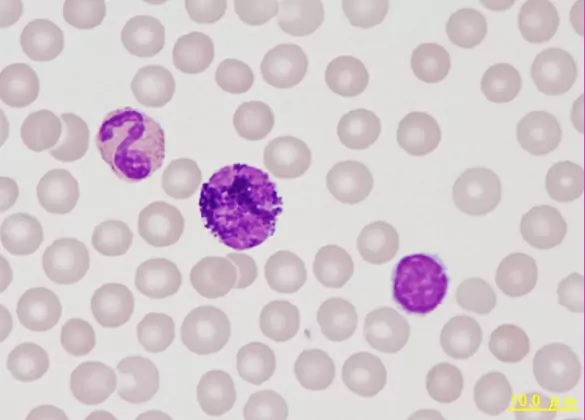
#> input picture Buoi5/lab05/WBC1.jpg, 585 x 420 px, found by its file name
$ jupyter execute 23001892_NongGiaKhanh_Lab05_backup.ipynb
#> lines starting #> are read from the running program, lines starting #| are printed output that depends on the picture; after the words box and inside, x2 and y2 are one past the last pixel; in counts of white or black regions, pixels touching at a corner belong together
LAB05

[cell 1]
import cv2
import numpy as np
import matplotlib.pyplot as plt

def show_images(images, titles, cmap='gray', figsize=(14, 6)):
    n = len(images)
    plt.figure(figsize=figsize)
    for i in range(n):
        plt.subplot(1, n, i + 1)
        if len(images[i].shape) == 2:
            plt.imshow(images[i], cmap=cmap)
        else:
            plt.imshow(cv2.cvtColor(images[i], cv2.COLOR_BGR2RGB))
        plt.title(titles[i])
        plt.axis('off')
    plt.tight_layout()
    plt.show()

#16 Bài tập cuối bài

##16.1 Bài tập 1. Làm sạch biên tế bào có gai nhỏ

[cell 2]
img = cv2.imread("/content/WBC1.jpg", cv2.IMREAD_GRAYSCALE)
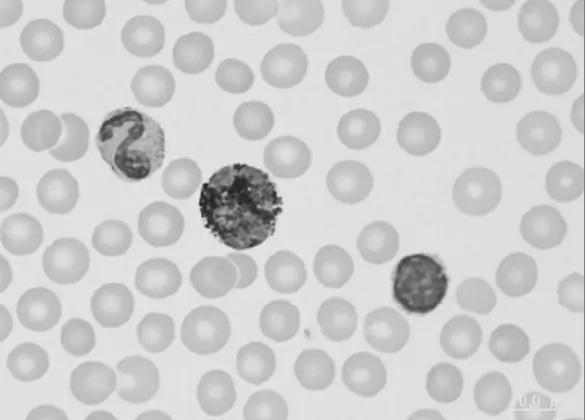
#> img: shape (420, 585); min 31, max 237, mean 206.3
blur = cv2.GaussianBlur(img, (5, 5), 0)
_, binary = cv2.threshold(blur, 0, 255, cv2.THRESH_BINARY_INV + cv2.THRESH_OTSU)
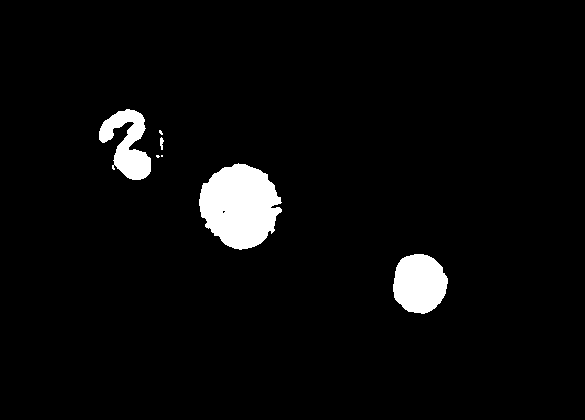
#> binary: shape (420, 585); 4% white; 7 white regions (3 under 20 px), largest, box (x1, y1, x2, y2) and area: (199, 163, 282, 250) 5195, (393, 254, 448, 314) 2561, (99, 109, 151, 180) 1988, (160, 137, 164, 150) 34

show_images([img, blur, binary], ["Ảnh xám", "Sau Gaussian", "Nhị phân (nền đen, tế bào trắng)"], figsize=(18, 6))
#> in show_images, `n = len(images)`: n = 3
#> in show_images, `plt.show()`:
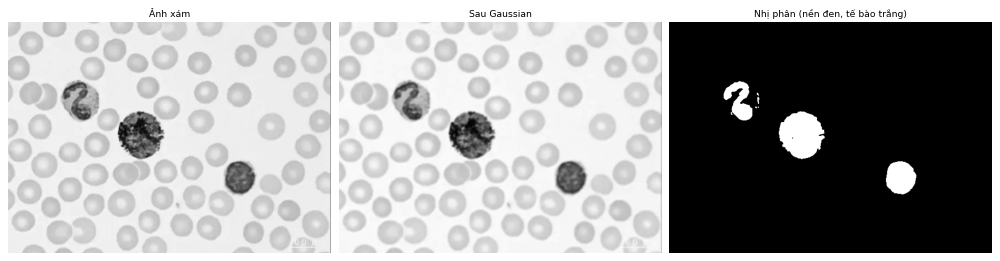
#> figure drawn by matplotlib, 3 panels

[cell 3]
# Áp dụng riêng từng phép erosion, dilation, opening, closing với cùng kernel ellipse 5x5
kernel = cv2.getStructuringElement(cv2.MORPH_ELLIPSE, (5, 5))
#> kernel = [[0, 0, 1, 0, 0], [1, 1, 1, 1, 1], [1, 1, 1, 1, 1], [1, 1, 1, 1, 1], [0, 0, 1, 0, 0]]

erosion = cv2.erode(binary, kernel, iterations=1)
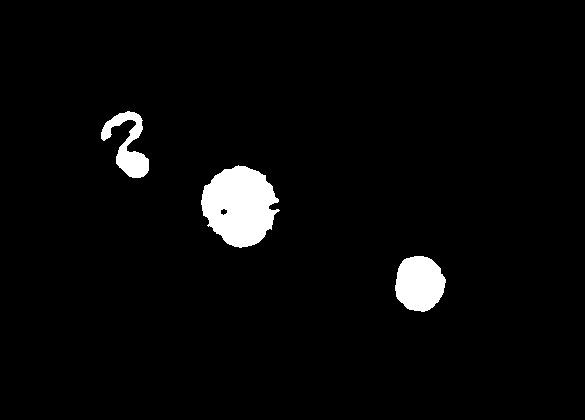
#> erosion: shape (420, 585); 3.3% white; 3 white regions, box (x1, y1, x2, y2) and area: (201, 165, 280, 248) 4584, (395, 256, 446, 312) 2197, (101, 111, 149, 178) 1397
dilation = cv2.dilate(binary, kernel, iterations=1)
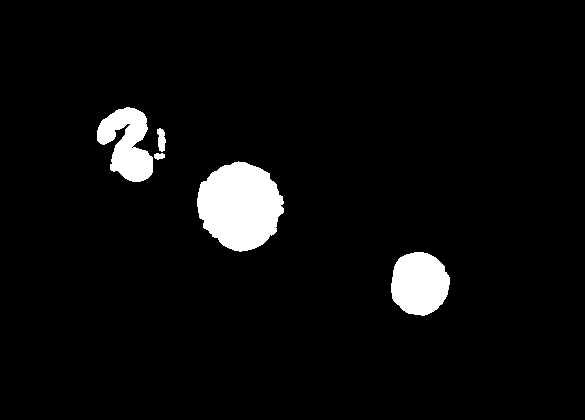
#> dilation: shape (420, 585); 4.7% white; 5 white regions, box (x1, y1, x2, y2) and area: (197, 161, 284, 252) 5802, (391, 252, 450, 316) 2949, (97, 107, 153, 182) 2610, (157, 128, 166, 152) 156, (154, 153, 165, 160) 59
opening = cv2.morphologyEx(binary, cv2.MORPH_OPEN, kernel)
#> opening: shape (420, 585); 4% white; 3 white regions, box (x1, y1, x2, y2) and area: (199, 163, 282, 250) 5177, (393, 254, 448, 314) 2560, (99, 109, 151, 180) 1969
closing = cv2.morphologyEx(binary, cv2.MORPH_CLOSE, kernel)
#> closing: shape (420, 585); 4% white; 5 white regions (1 under 20 px), largest, box (x1, y1, x2, y2) and area: (199, 163, 282, 250) 5233, (393, 254, 448, 314) 2561, (99, 109, 151, 180) 2012, (159, 130, 164, 150) 50

show_images(
    [binary, erosion, dilation, opening, closing],
    ["Nhị phân gốc", "Erosion", "Dilation", "Opening", "Closing"],
    figsize=(24, 5)
)

[cell 4]
# Đo diện tích, số đối tượng và tổng chu vi biên của từng kết quả để so sánh độ mượt và mức giữ hình dạng
def do_dac_trung(anh):
    dien_tich = cv2.countNonZero(anh)
    contours, _ = cv2.findContours(anh, cv2.RETR_EXTERNAL, cv2.CHAIN_APPROX_NONE)
    so_doi_tuong = len(contours)
    chu_vi = sum(cv2.arcLength(c, True) for c in contours)
    return dien_tich, so_doi_tuong, chu_vi

danh_sach = [("Nhị phân gốc", binary), ("Erosion", erosion), ("Dilation", dilation),
             ("Opening", opening), ("Closing", closing)]

area_goc = cv2.countNonZero(binary)
#> area_goc = 9804
print(f"{'Phép':<14}{'Diện tích':>12}{'Thay đổi':>12}{'Số đối tượng':>15}{'Tổng chu vi':>14}")
for ten, anh in danh_sach:
    dt, n, cv_ = do_dac_trung(anh)
    thay_doi = (dt - area_goc) / area_goc * 100
    print(f"{ten:<14}{dt:>12}{thay_doi:>11.1f}%{n:>15}{cv_:>14.0f}")
#> this loop made 5 passes
#> (ten, dien_tich in do_dac_trung, so_doi_tuong in do_dac_trung, chu_vi in do_dac_trung, dt, n, cv_, thay_doi) on passes 1 to 5: ('Nhị phân gốc', 9804, 7, 867.1, 9804, 7, 867.1, 0), ('Erosion', 8178, 3, 751, 8178, 3, 751, -16.59), ('Dilation', 11576, 5, 905.3, 11576, 5, 905.3, 18.07), ('Opening', 9706, 3, 792, 9706, 3, 792, -1), ('Closing', 9870, 5, 839.9, 9870, 5, 839.9, 0.673)
#| Nhị phân gốc          9804        0.0%              7           867
#| Erosion               8178      -16.6%              3           751
#| Dilation             11576       18.1%              5           905
#| Opening               9706       -1.0%              3           792
#| Closing               9870        0.7%              5           840

[cell 5]
# Phóng to một vùng của ảnh để nhìn rõ biên và các gai nhỏ trước và sau xử lý (đổi y1, y2, x1, x2 để chọn vùng khác)
y1, y2, x1, x2 = 0, 150, 0, 150

vung = [anh[y1:y2, x1:x2] for _, anh in danh_sach]
#> vung = 5 items
tieu_de = [ten for ten, _ in danh_sach]
#> tieu_de = ['Nhị phân gốc', 'Erosion', 'Dilation', 'Opening', 'Closing']
show_images(vung, tieu_de, figsize=(24, 5))
#> call 3 of show_images, with cmap = 'gray', figsize = (24, 5)
#> in show_images (call 3), `plt.show()`:
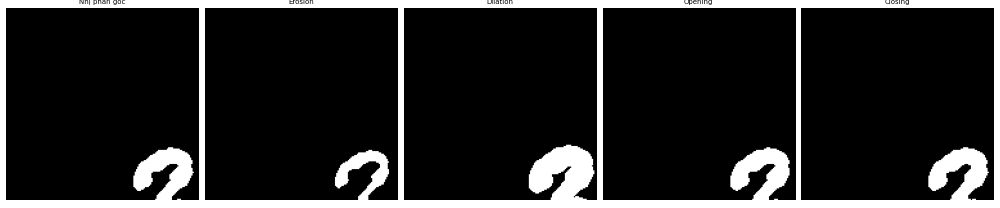
#> figure drawn by matplotlib, 5 panels

$ run again, with Buoi5/lab05/WBC2.jpg copied over Buoi5/lab05/WBC1.jpg
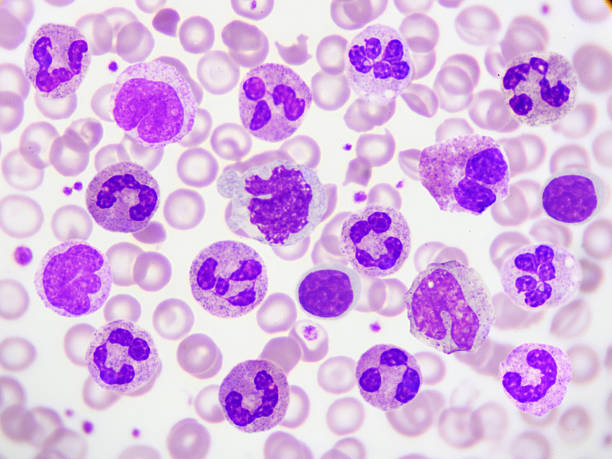
#> input picture Buoi5/lab05/WBC2.jpg, 612 x 459 px, found by its file name
#> `_, binary = cv2.threshold(blur, 0, 255, cv2.THRESH_BINARY_INV + cv2.TH..`:
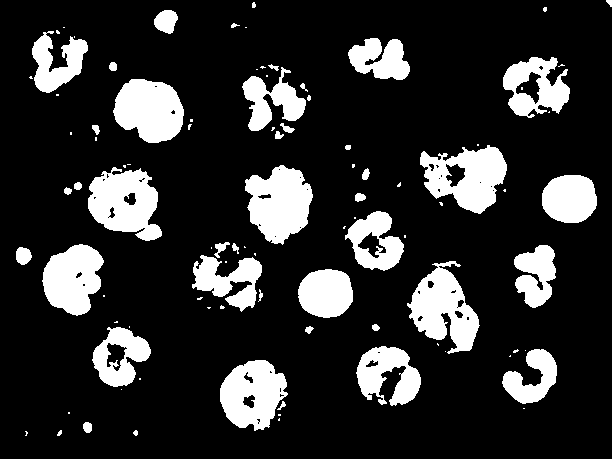
#> binary: shape (459, 612); 17.9% white; 95 white regions (51 under 20 px), largest, box (x1, y1, x2, y2) and area: (245, 165, 313, 245) 3674, (88, 167, 162, 241) 3614, (407, 261, 480, 354) 3587
#> in show_images, `n = len(images)`: n = 3
#> kernel = [[0, 0, 1, 0, 0], [1, 1, 1, 1, 1], [1, 1, 1, 1, 1], [1, 1, 1, 1, 1], [0, 0, 1, 0, 0]]
#> erosion: shape (459, 612); 13% white; 45 white regions (17 under 20 px), largest, box (x1, y1, x2, y2) and area: (247, 167, 311, 242) 2994, (115, 81, 182, 141) 2896, (90, 172, 160, 239) 2715
#> dilation: shape (459, 612); 23.2% white; 50 white regions, largest, box (x1, y1, x2, y2) and area: (405, 259, 482, 356) 4570, (418, 142, 509, 216) 4508, (86, 162, 164, 243) 4447
#> opening: shape (459, 612); 17.2% white; 40 white regions (3 under 20 px), largest, box (x1, y1, x2, y2) and area: (245, 165, 313, 244) 3635, (88, 170, 162, 241) 3497, (420, 146, 507, 214) 3457
#> `closing = cv2.morphologyEx(binary, cv2.MORPH_CLOSE, kernel)`:
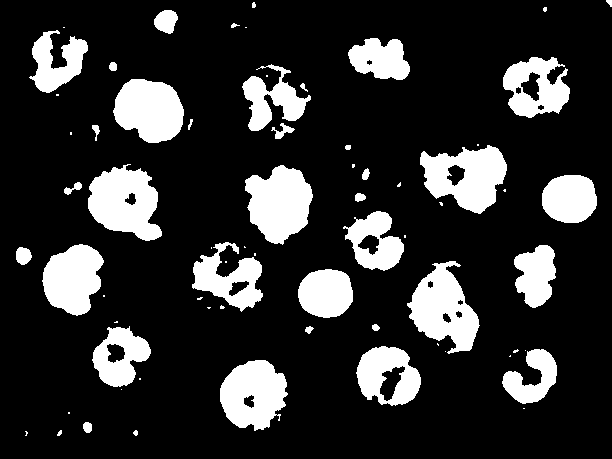
#> closing: shape (459, 612); 18.5% white; 69 white regions (31 under 20 px), largest, box (x1, y1, x2, y2) and area: (88, 164, 162, 241) 3799, (407, 261, 480, 354) 3758, (245, 165, 313, 245) 3746
#> area_goc = 50260
#> the loop `for ten, anh in danh_sach:` made 5 passes
#> (ten, dien_tich in do_dac_trung, so_doi_tuong in do_dac_trung, chu_vi in do_dac_trung, dt, n, cv_, thay_doi) on passes 1 to 5: ('Nhị phân gốc', 50260, 94, 6526.8, 50260, 94, 6526.8, 0), ('Erosion', 36417, 45, 5506.9, 36417, 45, 5506.9, -27.54), ('Dilation', 65259, 50, 6548.1, 65259, 50, 6548.1, 29.84), ('Opening', 48375, 40, 5797.2, 48375, 40, 5797.2, -3.75), ('Closing', 51965, 69, 5818.6, 51965, 69, 5818.6, 3.39)
#> (printed output is left out)
#> vung = 5 items
#> tieu_de = ['Nhị phân gốc', 'Erosion', 'Dilation', 'Opening', 'Closing']
